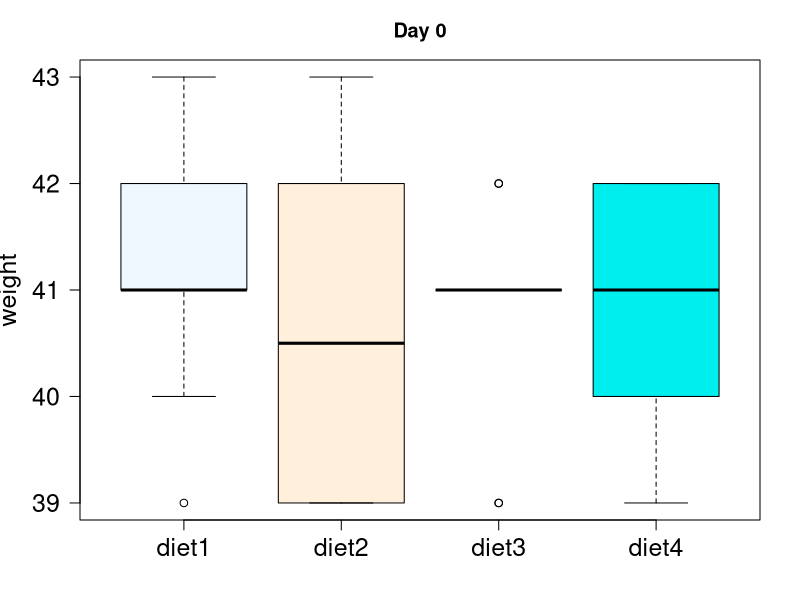

R code for this plot:
data(ChickWeight)
head(ChickWeight)
unique(ChickWeight$Diet)

str(ChickWeight)
diet1=ChickWeight[ChickWeight$Diet==1 & ChickWeight$Time==0,] #isolating chicks on diet 1 @ time 0
str(diet1) #looks at summary of structure of the data
View(diet1) #opens new tab in R studio to view that data in scrollable format
diet2=ChickWeight[ChickWeight$Diet==2 & ChickWeight$Time==0,]
diet3=ChickWeight[ChickWeight$Diet==3 & ChickWeight$Time==0,]
diet4=ChickWeight[ChickWeight$Diet==4 & ChickWeight$Time==0,]
View(diet4)
quartz()
par(mar=c(4,4,3,2))
boxplot(diet1$weight,diet2$weight,diet3$weight,diet4$weight,names=c("diet1","diet2","diet3","diet4"),
        ylab="weight",col=c("aliceblue","antiquewhite1","plum","cyan2"),las=1,cex.axis=1.5,
        cex.lab=1.5,main="Day 0")
anova1 = aov(weight ~ Diet, data = ChickWeight)
summary(anova1)
TukeyHSD(anova1)
